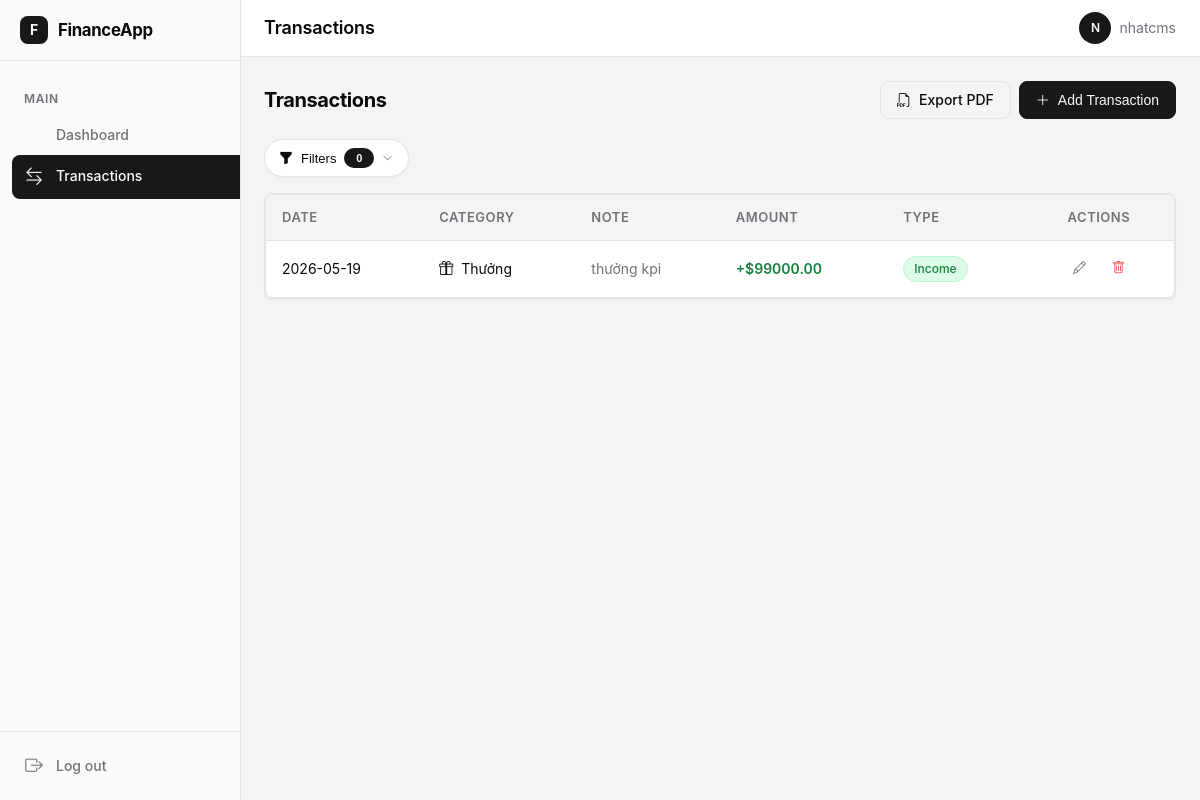
/transactions (signed in), run on an earlier commit of the app's database.
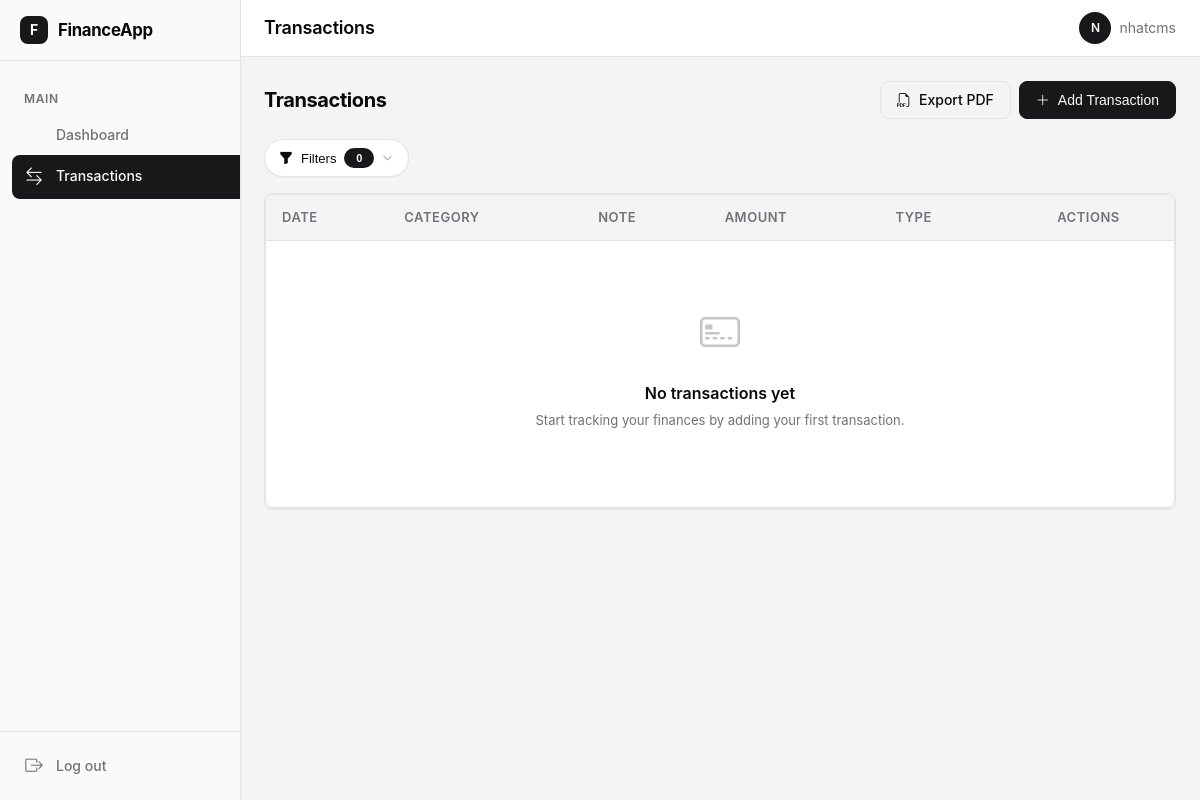
And on a later commit of the database.
### models.py (models this page shows, shortened)
class User(UserMixin, db.Model):
    id = db.Column(db.Integer, primary_key=True)
    username = db.Column(db.String(64), index=True, unique=True)
    email = db.Column(db.String(120), index=True, unique=True)
    password_hash = db.Column(db.String(256))
    transactions = db.relationship('Transaction', backref='author', lazy='dynamic')

class Transaction(db.Model):
    id = db.Column(db.Integer, primary_key=True)
    user_id = db.Column(db.Integer, db.ForeignKey('user.id'))
    category_id = db.Column(db.Integer, db.ForeignKey('category.id'))
    amount = db.Column(db.Float)
    note = db.Column(db.String(200))
    date = db.Column(db.Date, index=True, default=datetime.utcnow().date)
    created_at = db.Column(db.DateTime, default=datetime.utcnow)

class Category(db.Model):
    id = db.Column(db.Integer, primary_key=True)
    name = db.Column(db.String(64))
    type = db.Column(db.String(20)) # 'Income' or 'Expense'
    icon = db.Column(db.String(64)) # Bootstrap icon name
    transactions = db.relationship('Transaction', backref='category', lazy='dynamic')

### app.py (the view)
@app.route('/transactions')
@login_required
def transactions():
    from datetime import date, timedelta
    date_from_str = request.args.get('date_from', '').strip()
    date_to_str = request.args.get('date_to', '').strip()
    type_filter = request.args.get('type', 'All')
    category_id = request.args.get('category_id', '').strip()
    amount_min_str = request.args.get('amount_min', '').strip()
    amount_max_str = request.args.get('amount_max', '').strip()
    note_search = request.args.get('note_search', '').strip()
    today = date.today()
    if date_from_str:
        date_from = datetime.strptime(date_from_str, '%Y-%m-%d').date()
    else:
        date_from = today - timedelta(days=7)
        date_from_str = date_from.strftime('%Y-%m-%d')
    if date_to_str:
        date_to = datetime.strptime(date_to_str, '%Y-%m-%d').date()
    else:
        date_to = today
        date_to_str = date_to.strftime('%Y-%m-%d')
    query = Transaction.query.filter_by(user_id=current_user.id).join(Category)
    query = query.filter(Transaction.date >= date_from, Transaction.date <= date_to)
    if type_filter in ('Income', 'Expense'):
        query = query.filter(Category.type == type_filter)
    if category_id:
        query = query.filter(Transaction.category_id == int(category_id))
    if amount_min_str:
        query = query.filter(Transaction.amount >= float(amount_min_str))
    if amount_max_str:
        query = query.filter(Transaction.amount <= float(amount_max_str))
    if note_search:
        query = query.filter(Transaction.note.ilike(f'%{note_search}%'))
    user_transactions = query.order_by(Transaction.date.desc()).all()
    categories = Category.query.all()
    return render_template('transactions.html',
                           title='Transactions',
                           transactions=user_transactions,
                           categories=categories,
                           date_from=date_from_str,
                           date_to=date_to_str,
                           type_filter=type_filter,
                           category_id=category_id,
                           amount_min=amount_min_str,
                           amount_max=amount_max_str,
                           note_search=note_search)

### models.py (called while the page is built)
@login.user_loader
def load_user(id):
    return User.query.get(int(id))

### templates/transactions.html (shortened to what this page needs)
{% extends "base.html" %}
{% block content %}
<div class="action-bar">
    <h2>Transactions</h2>
    <div class="action-bar-actions">
        <a href="{{ url_for('export_transactions_pdf') }}" class="btn btn-outline">
            <i class="bi bi-filetype-pdf"></i>
            Export PDF
        </a>
        <button type="button" class="btn btn-primary" onclick="openModal('addTransactionModal')">
            <i class="bi bi-plus-lg"></i>
            Add Transaction
        </button>
    </div>
</div>
<div class="filter-wrapper" id="chipFilterContainer">
    <button class="filter-pill" id="filterTrigger">
        <i class="bi bi-funnel-fill"></i>
        <span>Filters</span>
        <span class="filter-badge" id="filterCount">0</span>
        <i class="bi bi-chevron-down filter-chevron"></i>
    </button>
</div>
<div class="card">
    <div class="table-container">
        <table>
            <thead>
                <tr>
                    <th>Date</th>
                    <th>Category</th>
                    <th>Note</th>
                    <th>Amount</th>
                    <th>Type</th>
                    <th class="text-center">Actions</th>
                </tr>
            </thead>
            <tbody>
                {% for txn in transactions %}
                <tr>
                    <td>{{ txn.date.strftime('%Y-%m-%d') }}</td>
                    <td>
                        <span class="flex items-center gap-2">
                            <i class="bi {{ txn.category.icon }}"></i>
                            {{ txn.category.name }}
                        </span>
                    </td>
                    <td class="text-muted">{{ txn.note or '—' }}</td>
                    <td class="{% if txn.category.type == 'Income' %}amount-positive{% else %}amount-negative{% endif %}">
                        {{ '+' if txn.category.type == 'Income' else '-' }}${{ "%.2f"|format(txn.amount) }}
                    </td>
                    <td>
                        <span class="badge {% if txn.category.type == 'Income' %}badge-income{% else %}badge-expense{% endif %}">
                            {{ txn.category.type }}
                        </span>
                    </td>
                    <td class="text-center">
                        <button class="btn btn-ghost btn-sm" title="Edit" onclick="openEditModal({{ txn.id }})">
                            <i class="bi bi-pencil"></i>
                        </button>
                        <button class="btn btn-ghost btn-sm" title="Delete" style="color: var(--destructive);" onclick="confirmDelete({{ txn.id }})">
                            <i class="bi bi-trash"></i>
                        </button>
                    </td>
                </tr>
                {% else %}
                <tr>
                    <td colspan="6">
                        <div class="empty-state">
                            <i class="bi bi-credit-card-2-front"></i>
                            <h4>No transactions yet</h4>
                            <p>Start tracking your finances by adding your first transaction.</p>
                        </div>
                    </td>
                </tr>
                {% endfor %}
            </tbody>
        </table>
    </div>
</div>
{% endblock %}

### templates/base.html (shortened to what this page needs)
<!DOCTYPE html>
<html lang="en">
<head>
    <link href="https://cdn.jsdelivr.net/npm/bootstrap-icons@1.11.3/font/bootstrap-icons.css" rel="stylesheet">
    <link href="{{ url_for('static', filename='css/style.css') }}" rel="stylesheet">
</head>
<body class="{% if request.endpoint in ['login', 'register'] %}auth-body{% endif %}">
<div class="app-layout">
    {% if request.endpoint not in ['login', 'register'] %}
    <aside class="sidebar" id="sidebar">
        <div class="sidebar-header">
            <div class="sidebar-logo-icon">F</div>
            <span class="sidebar-logo-text">FinanceApp</span>
        </div>
        <nav class="sidebar-nav">
            <div class="sidebar-section-label">Main</div>
            <a class="sidebar-link {% if request.endpoint == 'dashboard' %}active{% endif %}" href="{{ url_for('dashboard') }}">
                Dashboard
            </a>
            <a class="sidebar-link {% if request.endpoint == 'transactions' %}active{% endif %}" href="{{ url_for('transactions') }}">
                <i class="bi bi-arrow-left-right"></i>
                Transactions
            </a>
        </nav>
        <div class="sidebar-footer">
            <a class="sidebar-link" href="{{ url_for('logout') }}">
                <i class="bi bi-box-arrow-right"></i>
                Log out
            </a>
        </div>
    </aside>
    {% endif %}
    <main class="main-content">
        {% if request.endpoint not in ['login', 'register'] %}
        <header class="top-header">
            <div class="top-header-left">
                <h1 class="page-title">{{ title }}</h1>
            </div>
            <div class="top-header-right">
                <div class="user-badge">
                    <span class="user-avatar">{{ current_user.username[:1].upper() }}</span>
                    <span class="hidden-mobile">{{ current_user.username }}</span>
                </div>
            </div>
        </header>
        {% endif %}
        <div class="content-area {% if request.endpoint in ['login', 'register'] %}content-auth{% endif %}">
            {% block content %}{% endblock %}
        </div>
    </main>
</div>
</body>
</html>

What changed in the data, as far as the page shows it:
removed Transaction: date "2026-05-19", category.name "Thưởng", note "thưởng kpi", amount "99000.00", category.type "Income"
no longer on this page (row unchanged): Category: type "+"
Also different on the page:
text now shown: "No transactions yet Start tracking your finances by adding your first transaction."
